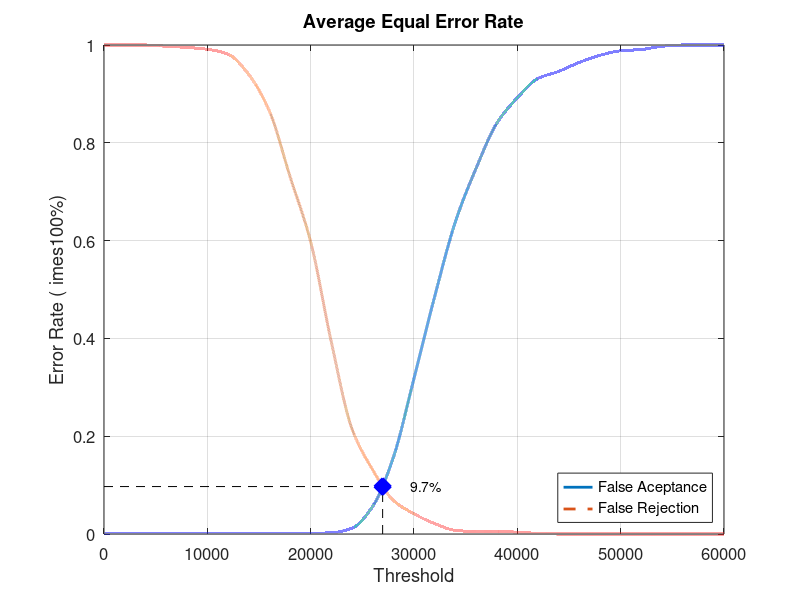
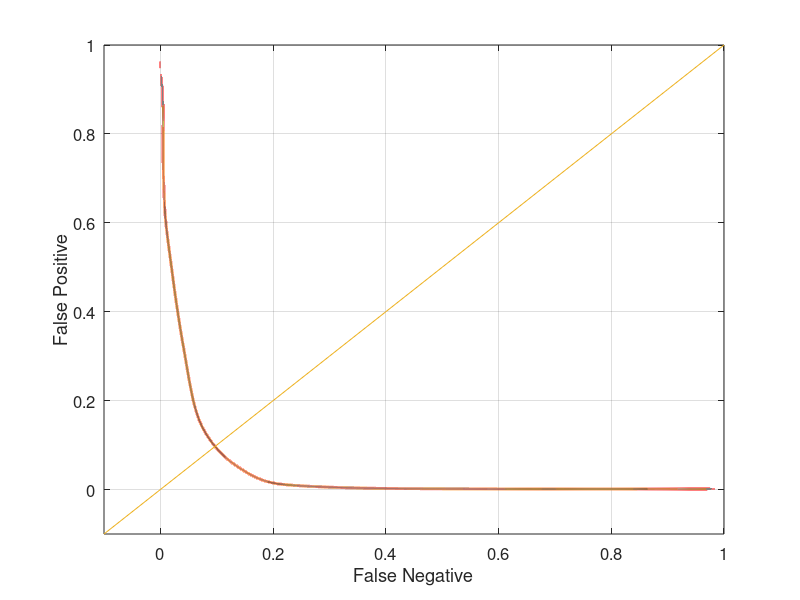

Source code (MATLAB) for these figures, in order:
close all;
clear;
clc;
x = 0:2000:60000;
xq = 0:0.5:60000;

y0 = [0 0.00131579 0.00131579 0.00131579 0.00131579 0.00131579 0.00131579 0.00131579 0.00131579 0.00131579 0.00131579 0.00263158 0.0118421 0.0565789 0.156579 0.318421 0.485526 0.638158 0.747368 0.839474 0.892105 0.931579 0.946053 0.964474 0.978947 0.988158 0.990789 0.997368 1 1 1]
yy0 = interp1(x, y0, xq, 'pchip');
y1 = [1 1 1 0.9975 0.995 0.99125 0.98125 0.94 0.865 0.73125 0.5975 0.3925 0.215 0.13125 0.06875 0.04125 0.02125 0.0075 0.005 0.005 0.00375 0.00125 0 0 0 0 0 0 0 0 0]
yy1 = interp1(x, y1, xq, 'pchip');

% Calculating EER: 
y2 = abs(y0 - y1);
find(y2 == min(y2))
yy2 = abs(yy0 - yy1);
xEER = find(yy2 == min(yy2));
xEERIndex = xq(xEER) % X-axis EER
yEER = yy0(xEER) % Y-axis EER

main = figure
plot(xq, yy0,'-','LineWidth', 2);	hold on
plot(xq, yy1,'--','LineWidth', 2);	hold on
plot([xEERIndex xEERIndex], [0 yEER], 'k--');	hold on
plot([0 xEERIndex], [yEER yEER], 'k--');	hold on
plot(xEERIndex, yEER, 'bx', 'LineWidth', 10);	hold on
text(xEERIndex + 10 * xEERIndex / 100, yEER, [num2str(round((10000 * yEER)) / 100) '%'])
legend('False Aceptance', 'False Rejection', 'Location', 'SouthEast')
xlabel('Threshold')
ylabel('Error Rate (	imes100%)')
title('Average Equal Error Rate')
set(gca, 'FontSize', 12)
axis([0 60000 0 1])
grid on

print(main, 'Experiment4AverageMain', '-dpng');
FNRxFPR = figure('Color', [1 1 1]);
plot(yy1, yy0, '-', yy1, yy0, 'LineWidth', 2);
hold on
y = -0.1:0.1:1
plot(y, y); 
set(gca, 'FontSize', 12)
xlabel('False Negative')
ylabel('False Positive')
axis([-0.1 1 -0.1 1])
set(gca, 'FontSize', 12)
grid on

print(FNRxFPR, 'Experiment4AverageFNRxFPR','-dpng');
